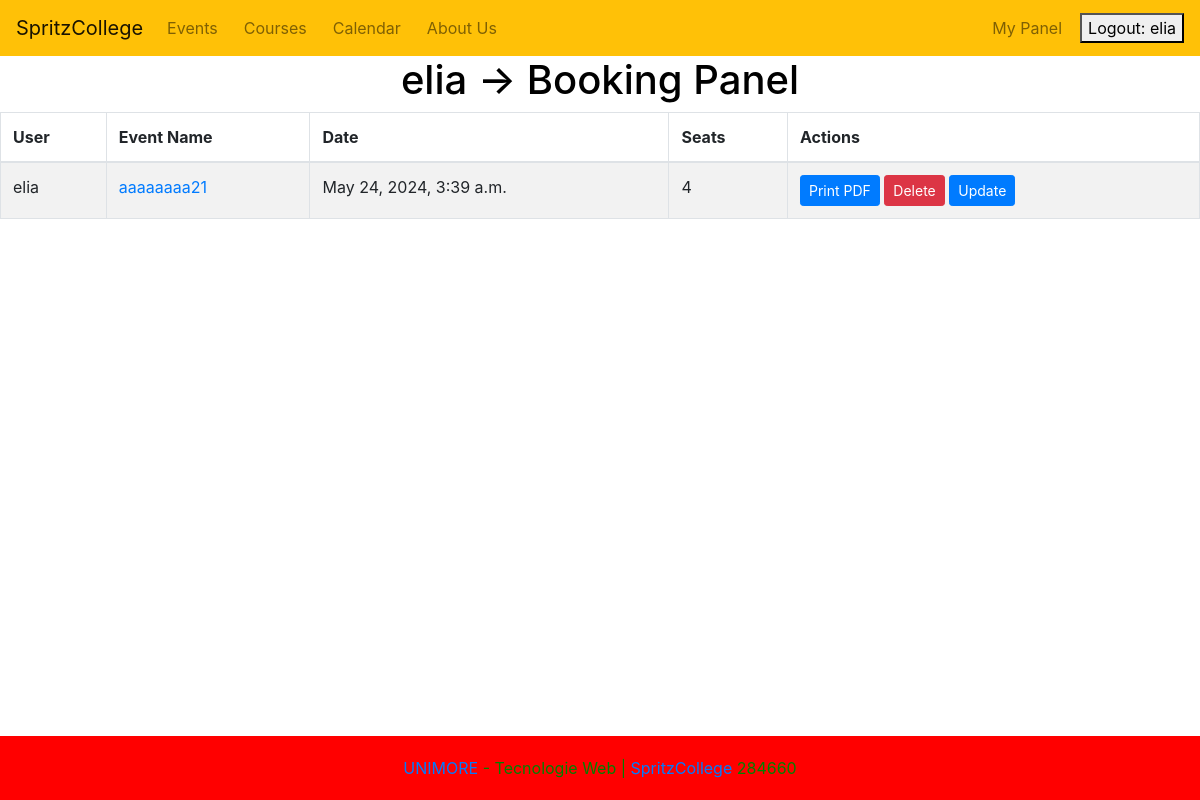
Page /activities/events/my-bookings/ (signed in) on the earlier database version.
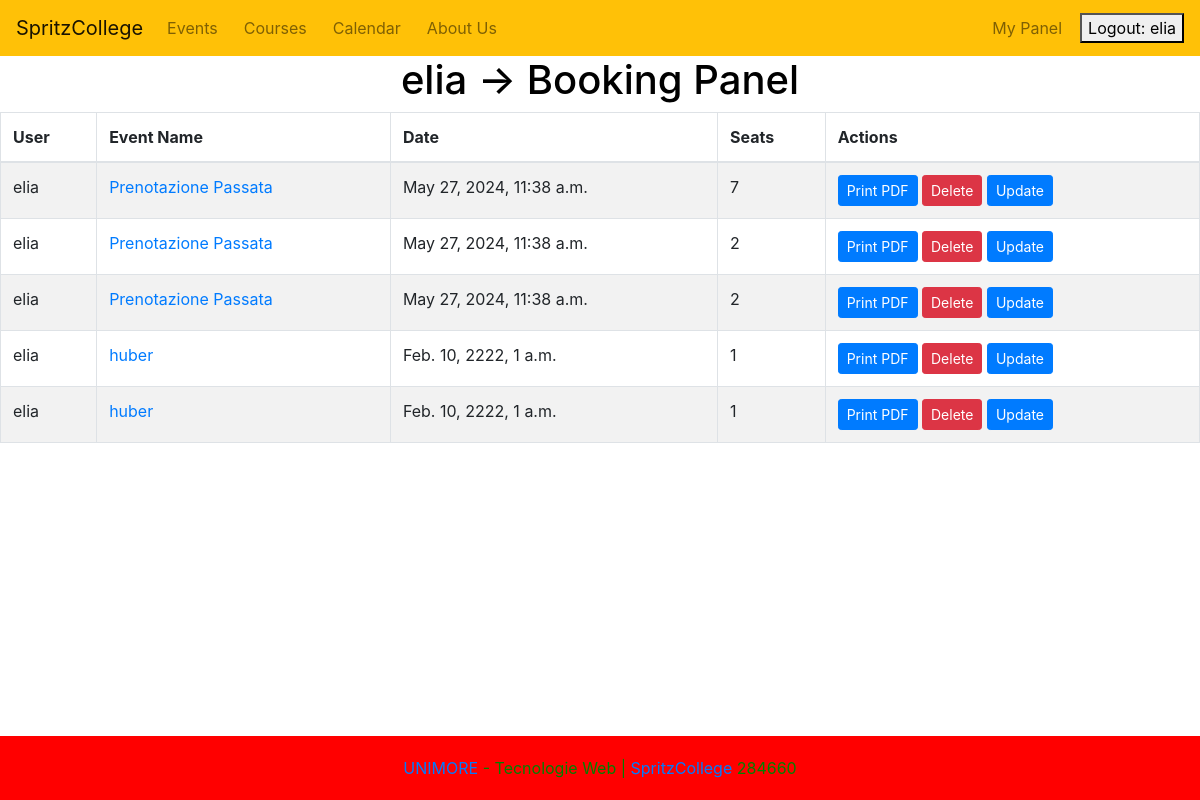
Same page on the later database version.
### Activities/models.py (models this page shows, shortened)
class Booking(models.Model):
    event = models.ForeignKey(Event, on_delete=models.CASCADE, related_name='bookings')
    user = models.ForeignKey(User, on_delete=models.CASCADE)
    num_seats = models.PositiveIntegerField(default=1)
    booking_time = models.DateTimeField(auto_now_add=True)
    class Meta:
        unique_together = ('event', 'user', 'booking_time')
        ordering = ['event', 'user']

class Event(models.Model):
    name = models.CharField(max_length=100)
    description = models.TextField(max_length=250)
    date = models.DateTimeField(default=default_event_time)
    duration = models.DurationField(null=True, blank=True)
    price = models.DecimalField(max_digits=10, decimal_places=1, null=True, blank=True, default=0)
    max_capacity = models.IntegerField(default=100)
    place = models.CharField(max_length=100, default="conference room")
    status = models.CharField(max_length=20, choices=[('active', 'Active'), ('cancelled', 'Cancelled'), ('completed', 'Completed')], default='active')
    class Meta:
        ordering = ['date']

### Activities/views.py (the view)
# urls.py: path('events/my-bookings/', UserBookingListView.as_view(), name='user_event_booking_list'),
class UserBookingListView(LoginRequiredMixin, ListView):
    model = Booking
    template_name = 'Activities/Events/event_bookings.html'
    def get_queryset(self):
        queryset = Booking.objects.filter(user=self.request.user).order_by('event__date')
        return queryset
    def get_context_data(self, **kwargs):
        context = super().get_context_data(**kwargs)
        context['title'] = f"{self.request.user.username}  \u2192  Booking Panel"
        context['view_type'] = "user"
        return context

### Activities/templates/Activities/Events/event_bookings.html (shortened to what this page needs)
{% extends "base.html" %}
{% block content %}
<h1 style="text-align: center;">{{ title }}</h1>
{% if object_list.count == 0 %}
<div class="row justify-content-center mt-5">
    <div class="col-md-6">
        <div class="alert alert-info text-center" role="alert">
            There are no bookings to display!
        </div>
    </div>
</div>
{% else %}
<div class="table-responsive">
    <table class="table table-striped table-bordered">
        <thead>
            <tr>
                <th>User</th>
                <th>Event Name</th>
                <th>Date</th>
                <th>Seats</th>
                <th>Actions</th>
            </tr>
        </thead>
        <tbody>
            {% for item in object_list %}
            <tr>
                <td>{{ item.user }}</td>
                <td> <a href="{% url 'event_detail' item.event.id %}">{{ item.event.name }}</a> </td>
                <td>{{ item.event.date }}</td>
                <td>{{ item.num_seats }}</td>
                <td>
                    <a href="#" class="btn btn-primary btn-sm">Print PDF</a>
                    <button class="btn btn-danger btn-sm"
                        onclick="openModal({{ item.id }}, '{{ item.event.name }}', {{ item.event.id }})">Delete</button>
                    {% if view_type == 'user' %}
                    <a href="{% url 'user_event_booking_update' item.id %}" class="btn btn-primary btn-sm">Update</a>
                    {% elif view_type == 'admin' %}
                    <a href="{% url 'admin_event_booking_update' item.id %}" class="btn btn-primary btn-sm">Update</a>
                    {% endif %}
                </td>
            </tr>
            {% endfor %}
        </tbody>
    </table>
</div>
{% endif %}
{% endblock %}

Differences in the rows shown:
removed Booking: user "elia", event.name "aaaaaaaa21", event "May 24, 2024, 3:39 a.m.", num_seats "4"
added Booking: user "elia", event.name "Prenotazione Passata", event "May 27, 2024, 11:38 a.m.", num_seats "7"
added Booking: user "elia", event.name "Prenotazione Passata", event "May 27, 2024, 11:38 a.m.", num_seats "2"
added Booking: user "elia", event.name "Prenotazione Passata", event "May 27, 2024, 11:38 a.m.", num_seats "2"
added Booking: user "elia", event.name "huber", event "Feb. 10, 2222, 1 a.m.", num_seats "1"
added Booking: user "elia", event.name "huber", event "Feb. 10, 2222, 1 a.m.", num_seats "1"
